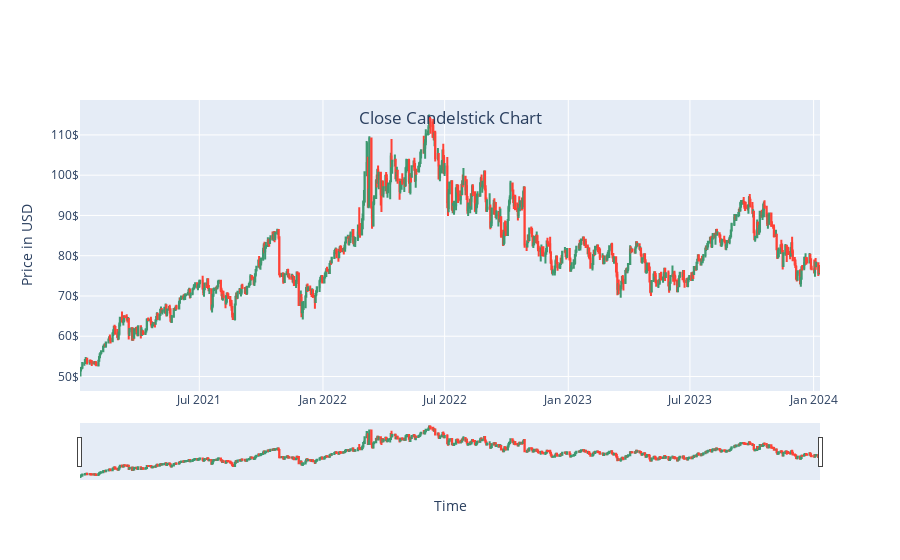

Write notebook code for a chart like this one.
### Code cell
oil_candle = c_chart(df, label=Config.target)
oil_candle.show()

### Figure 1 — Plotly figure (JSON) as saved in the notebook; plotly's stock layout.template omitted (floating-point values rounded to 4 significant figures; data arrays with more than 128 entries replaced by an {"elided": "..."} marker saying what was removed)
{"data": [{"close": {"elided": "758 float values"}, "high": {"elided": "758 float values"}, "low": {"elided": "758 float values"}, "open": {"elided": "758 float values"}, "type": "candlestick", "x": {"elided": "758 str values"}}], "layout": {"title": {"text": "Close Candelstick Chart", "x": 0.5, "xanchor": "center", "y": 0.8, "yanchor": "top"}, "xaxis": {"rangeslider": {"visible": true}, "title": {"text": "Time"}}, "yaxis": {"ticksuffix": "$", "title": {"text": "Price in USD"}}}}
